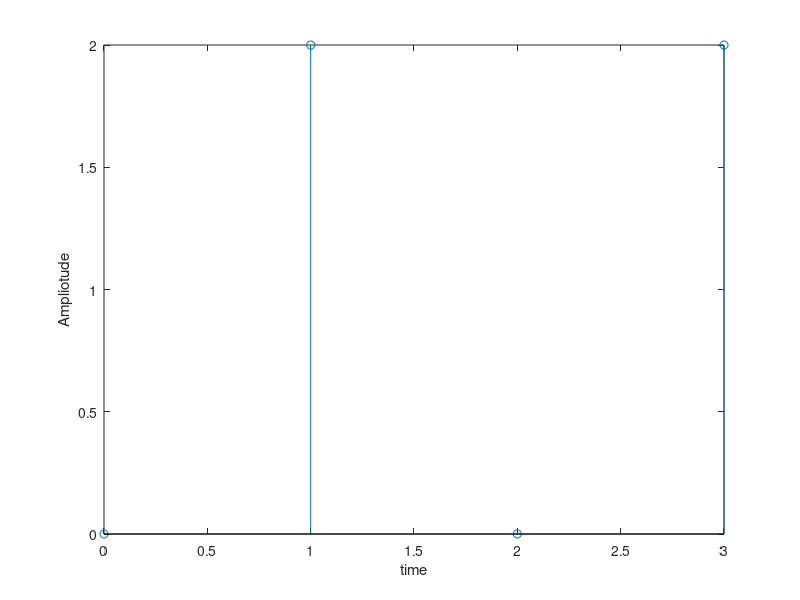

Write the MATLAB code that produced this figure.
n1=0:3;
x1=[1 0 1 0];
x2=[0 1 0 1];
x3=x1';
for i =1 : 3
        x3= [x3, circshift(x1',i)];
end    
x4=x3*x2';
stem(n1,x4);
xlabel('time')
ylabel('Ampliotude');

